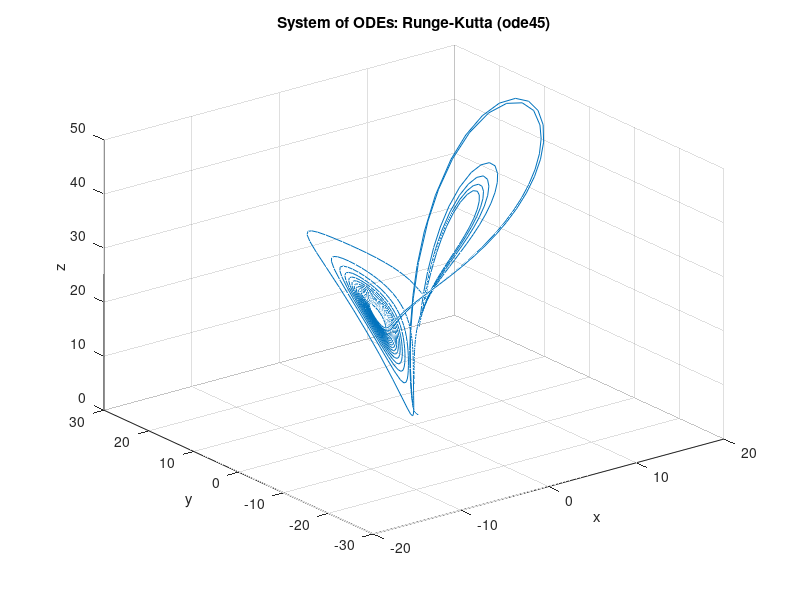

MATLAB code for this plot:
fprintf('\n--- 17.8: System of ODEs (Runge-Kutta / ode45) ---\n');
odefun = @(t, v) [10*(v(2) - v(1));
                  -v(1)*v(3) + 28*v(1) - v(2);
                   v(1)*v(2) - (8/3)*v(3)];

tspan = [0 20];
v0 = [1; 1; 1];

[t, v] = ode45(odefun, tspan, v0);

figure;
plot3(v(:,1), v(:,2), v(:,3));
xlabel('x'); ylabel('y'); zlabel('z');
title('System of ODEs: Runge-Kutta (ode45)');
grid on;
